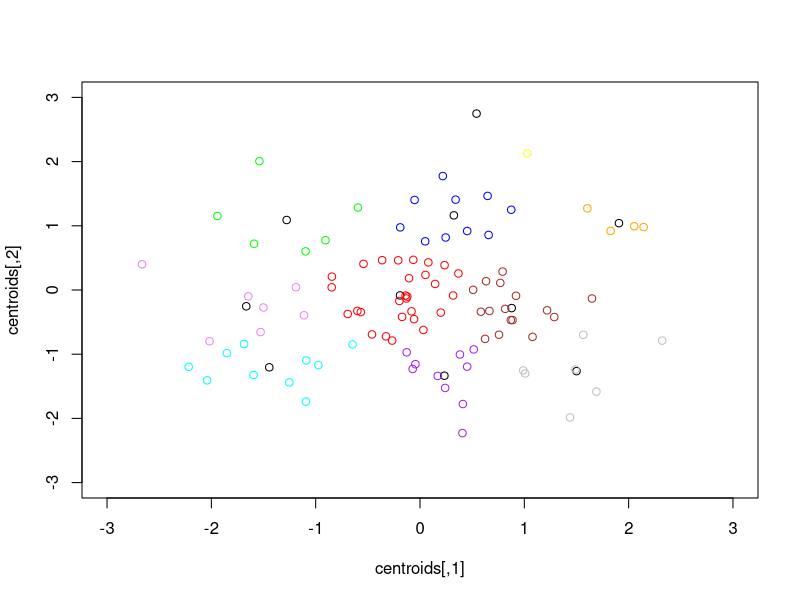

The R script that drew this image: (Note: this script raises an error after producing the figure.)
#3a
# randomly generate K centroids
# for each of input vectors, find their nearest centroid
# assign the vector to K cluster
# calculate for the new centroids
lloyd_kmean = function(data_matrix,n_cluster,initial_centroids=NULL){
  closest=function(vector,centroids){
    K=nrow(centroids)
    dis=rep(-1,K)
    for(i in 1:K){
      dis[i]=sum((vector-centroids[i,])^2)
    }
    return(order(dis)[1])
  }
  centroids = initial_centroids
  n_col = ncol(data_matrix)#P demension
  n_row = nrow(data_matrix)#n set of data
  if(is.null(centroids))# randomly generated centroids matrix
    centroids = 
    matrix(runif(n_col*n_cluster,min=min(data_matrix),
                 max = max(data_matrix)),ncol = n_col)
  previous_centroids = centroids
  assign_vector = NULL
  repeat{
    assign_vector=rep(-1,n_row)
    for (i in 1:n_row){
      assign_vector[i]=closest(data_matrix[i,],centroids)
    }
    for (i in 1:n_cluster){
      if (sum(assign_vector==i)==0)
        # centroids[i,] = rep(min(data_matrix),n_col)
        centroids[i,] = runif(n_col,
                      min = min(data_matrix),max = max(data_matrix))
      else if (sum(assign_vector==i)==1){
        centroids[i,] = data_matrix[assign_vector==i,]
      }
      else
        centroids[i,] =
          colMeans(data_matrix[assign_vector==i,])
    }
    if(sum(previous_centroids!=centroids)==0){
      break
    }
    else{
      previous_centroids=centroids
    }
  }
  return(list(centroids=centroids,
              assign_vector=assign_vector))
}
scatter_plot=function(result,data_matrix){
  color=c('red','orange','blue','green','cyan',
          'purple','violet','brown','gray','yellow')
  centroids=result$centroids
  assign_vector=result$assign_vector
  plot(centroids,xlim=c(-3.0,3.0),ylim = c(-3.0,3.0))
  for(i in 1:nrow(data_matrix)){
    points(x=data_matrix[i,1],y=data_matrix[i,2],col=color[assign_vector[i]])
  }
}
library("MASS")
data_matrix=mvrnorm(100,c(0,0),matrix(c(1,0,0,1),2))
scatter_plot(lloyd_kmean(data_matrix,10),data_matrix)

#3b
visualize_digit=function(centroids){
  par(mfrow=c(5,4))
  for (i in 1:nrow(centroids)){
    show_digit(centroids[i,])
  }
  par(mfrow=c(1,1))
}
load_mnist()
amount=500
# amount=5000
dataset=list(x=train$x[1:amount,],y=train$y[1:amount])
visualize_digit(
  lloyd_kmean(dataset$x,10,dataset$x[1:10,])$centroids)
# visualize_digit(
#   lloyd_kmean(dataset$x,10)$centroids)
#3c
init_centroid=function(dataset,n_cluster){
  n_col = ncol(dataset$x)#P demension
  centroids=matrix(rep(-1,n_col*n_cluster),ncol=n_col)
  for(i in 0:9){
    for(j in 1:nrow(dataset$x)){
      if (dataset$y[j]==i){
        centroids[i+1,]=dataset$x[j,]
        break
      }
    }
  }
  return(centroids)
}
visualize_digit(
  lloyd_kmean(dataset$x,10,init_centroid(dataset,10))$centroids)

